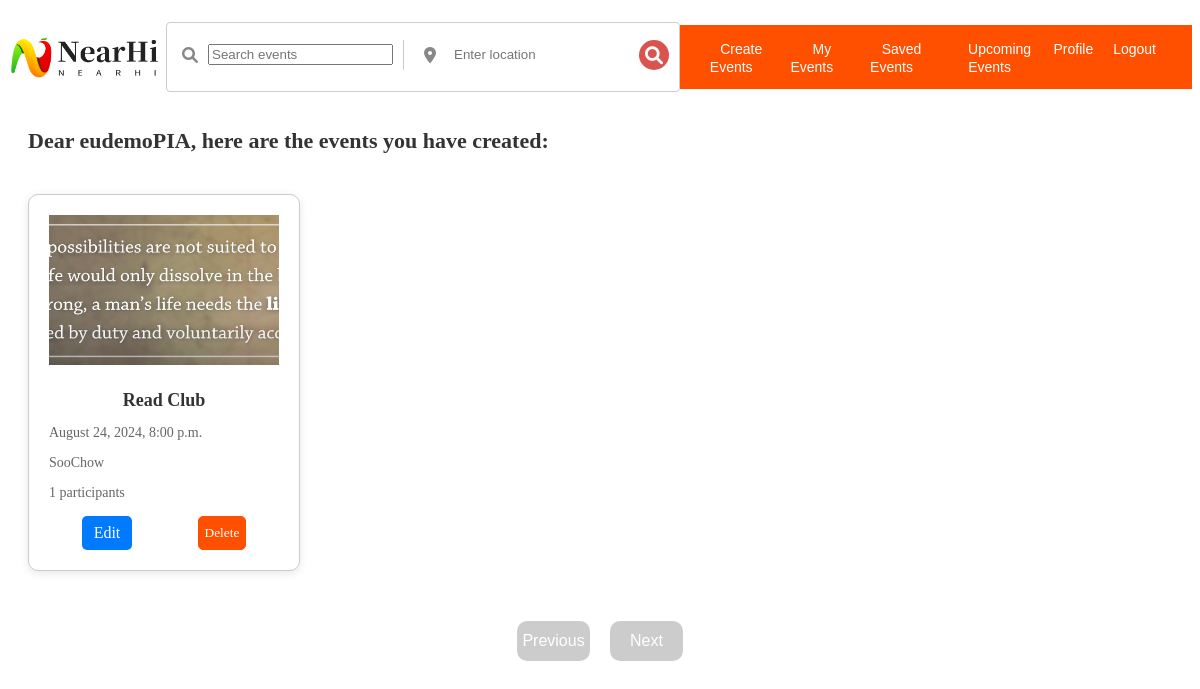
Screenshot of /my-events/ (signed in) with the database file from the repository.
### myapp/models.py (models this page shows, shortened)
class MyUser(AbstractUser):
    email = models.EmailField(unique=True)
    bio = models.TextField(blank=True, null=True)
    profile_picture = models.ImageField(upload_to='profile_pictures', default='profile_pictures/default_avatar.png', blank=True, null=True)
    city = models.CharField(max_length=100, null=True, blank=True)
    hobbies = models.CharField(max_length=255, blank=True)
    saved_events = models.ManyToManyField('Event', related_name='saved_by_users', blank=True)
    upcoming_events = models.ManyToManyField('Event', related_name='applied_by_users', blank=True)

class Event(models.Model):
    CATEGORY_CHOICES = [
        ('game', 'Game'),
        ('performance', 'Performance'),
        ('nature', 'Nature'),
        ('pet', 'Pet'),
        ('gourmet', 'Gourmet'),
        ('reading', 'Reading'),
        ('music', 'Music'),
    ]
    category = models.CharField(max_length=20, choices=CATEGORY_CHOICES)
    title = models.CharField(max_length=100)
    description = models.TextField(max_length=800)
    event_time = models.DateTimeField()
    location = models.CharField(max_length=255)
    image = models.ImageField(upload_to='event_images')
    created_by = models.ForeignKey(settings.AUTH_USER_MODEL, on_delete=models.CASCADE)
    created_at = models.DateTimeField(auto_now_add=True)
    fee = models.DecimalField(max_digits=8, decimal_places=2, default=0.00)  # 费用字段，默认0
    max_participants = models.PositiveIntegerField(default=1)  # 最大参与人数
    current_participants = models.PositiveIntegerField(default=0, editable=False)  # 当前参与人数，自动更新
    def get_absolute_url(self):
        return reverse("event_detail", kwargs={"pk": self.pk})

### myapp/views.py (the view)
# urls.py: path('my-events/', views.my_events, name='my_events'),
@login_required(login_url='login')
def my_events(request):
    page_obj = paginate_events(request, Event.objects.filter(created_by=request.user))
    return render(request, 'myapp/my_events.html', {'page_obj': page_obj})

### myapp/views.py (called while the page is built)
def paginate_events(request, events_list, per_page=8):
    paginator = Paginator(events_list, per_page)
    page_number = request.GET.get('page')
    try:
        page_obj = paginator.get_page(page_number)
    except PageNotAnInteger:
        page_obj = paginator.page(1)  # if page not integer，show page 1
    except EmptyPage:
        page_obj = paginator.page(paginator.num_pages)  # if page out of range, show the last page
    return page_obj

### myapp/templates/myapp/my_events.html (shortened to what this page needs)
{% extends 'base_layout.html' %} {% load static %} {% block content %}
<p class="greeting-message">
  Dear {{ request.user.username }}, here are the events you have created:
</p>
{% block event_list %}
<div id="event-list-section" class="event-list">
  {% for event in page_obj %}
  <div class="event-card" id="event-card-{{ event.id }}">
    <a href="{{ event.get_absolute_url }}">
      <img src="{{ event.image.url }}" alt="{{ event.title }}" />
      <h3>{{ event.title }}</h3>
      <div class="desc">
        <p>{{ event.event_time|date:"F j, Y, g:i a" }}</p>
        <p>{{ event.location }}</p>
        <p>{{ event.current_participants }} participants</p>
      </div>
    </a>
    <div class="event-actions">
      <a href="{% url 'edit_event' event.id %}" class="edit-action-btn">Edit</a>
      <button
        class="action-btn delete"
        data-action-type="delete-event"
        data-event-id="{{ event.id }}"
      >
        Delete
      </button>
    </div>
  </div>
  {% endfor %}
</div>
{% endblock event_list %} {% block pagination %} {{ block.super }} {% endblock pagination %}
{% endblock content %}

### myapp/static/css/global.css (style rules this page uses)
a:link,a:hover,a:visited { text-decoration: none; }
.event-list { display: grid; grid-template-columns: repeat(4, 1fr); gap: 30px; padding: 20px; margin: 0 auto; max-width: 1200px; align-items: stretch; }
.event-card { background-color: white; border: 1px solid #ccc; padding: 20px; text-align: center; box-shadow: 0px 2px 8px rgba(0, 0, 0, 0.1); transition: transform 0.3s, box-shadow 0.3s; width: 230px; border-radius:10px; }
.event-card img { width: 100%; height: 150px; object-fit: cover; margin-bottom: 15px; background-color: #f0f0f0; }
.event-card img::before { content: ''; display: block; width: 100%; height: 100%; background-image: url('../images/loading-spinner.gif'); background-repeat: no-repeat; background-position: center; }
.event-card h3 { margin: 10px 0; font-size: 18px; color: #333; }
.event-card p { color: #666; font-size: 14px; }
.event-card .desc { text-align: left; }
.event-actions { display: flex; justify-content: space-around; margin-top: 15px; }
.event-actions .edit-action-btn { background-color: #007bff; color: white; padding: 8px 12px; border: none; border-radius: 5px; cursor: pointer; transition: background-color 0.3s; }
button { cursor: pointer; }
.action-btn.delete { background: #ff5000; border: 1px solid #ff5000; color: #fff; border-radius: 5px; font-family: "Times New Roman"; }
.greeting-message { font-size: 22px; color: #333; margin-bottom: 20px; text-align: left; padding-left: 20px; font-weight: bold; }

### rows the page displays
MyUser: user.username "eudemoPIA"
Event: image (picture), title "Read Club", event_time "August 24, 2024, 8:00 p.m.", location "SooChow", current_participants "1"
